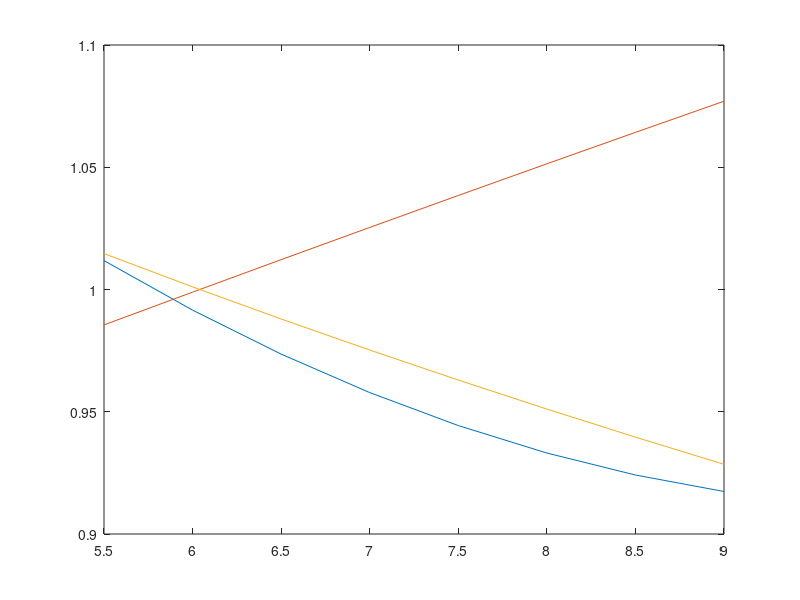

This chart was generated by the following MATLAB code:

EIRFTCoeff=[0.933884 -0.582120*10^(-1) 0.450036*10^(-2) 0.243000*10^(-2) 0.486000*10^(-3) -0.121500*10^(-2)];

A_EIRFT=EIRFTCoeff(1);
B_EIRFT=EIRFTCoeff(2);
C_EIRFT=EIRFTCoeff(3);
D_EIRFT=EIRFTCoeff(4);
E_EIRFT=EIRFTCoeff(5);
F_EIRFT=EIRFTCoeff(6);



 CapFTCoeff=[0.257896 0.389016*10^(-1) -0.217080*10^(-3) 0.468684*10^(-1) -0.94284*10^(-3) -0.343440*10^(-3)];
A_CapFT=CapFTCoeff(1);
B_CapFT=CapFTCoeff(2);
C_CapFT=CapFTCoeff(3);
D_CapFT=CapFTCoeff(4);
E_CapFT=CapFTCoeff(5);
F_CapFT=CapFTCoeff(6);

temp_leaving_chw=5.5:0.5:9;
temp_entering_cw=28;

for k=1:length(temp_leaving_chw)
EIRFT1(k)=A_EIRFT+B_EIRFT*temp_leaving_chw(k)+C_EIRFT*temp_leaving_chw(k).^2+...
            D_EIRFT*temp_entering_cw+E_EIRFT*temp_entering_cw.^2+...
            F_EIRFT*temp_leaving_chw(k).*temp_entering_cw;
        
        
CapFT1(k)=A_CapFT+B_CapFT*temp_leaving_chw(k)+C_CapFT*temp_leaving_chw(k).^2+...
            D_CapFT*temp_entering_cw+E_CapFT*temp_entering_cw.^2+...
            F_CapFT*temp_leaving_chw(k).*temp_entering_cw;
end
figure
plot (temp_leaving_chw,EIRFT1,temp_leaving_chw,CapFT1,temp_leaving_chw,1./CapFT1);

%plot(temp_leaving_chw,CapFT1);


